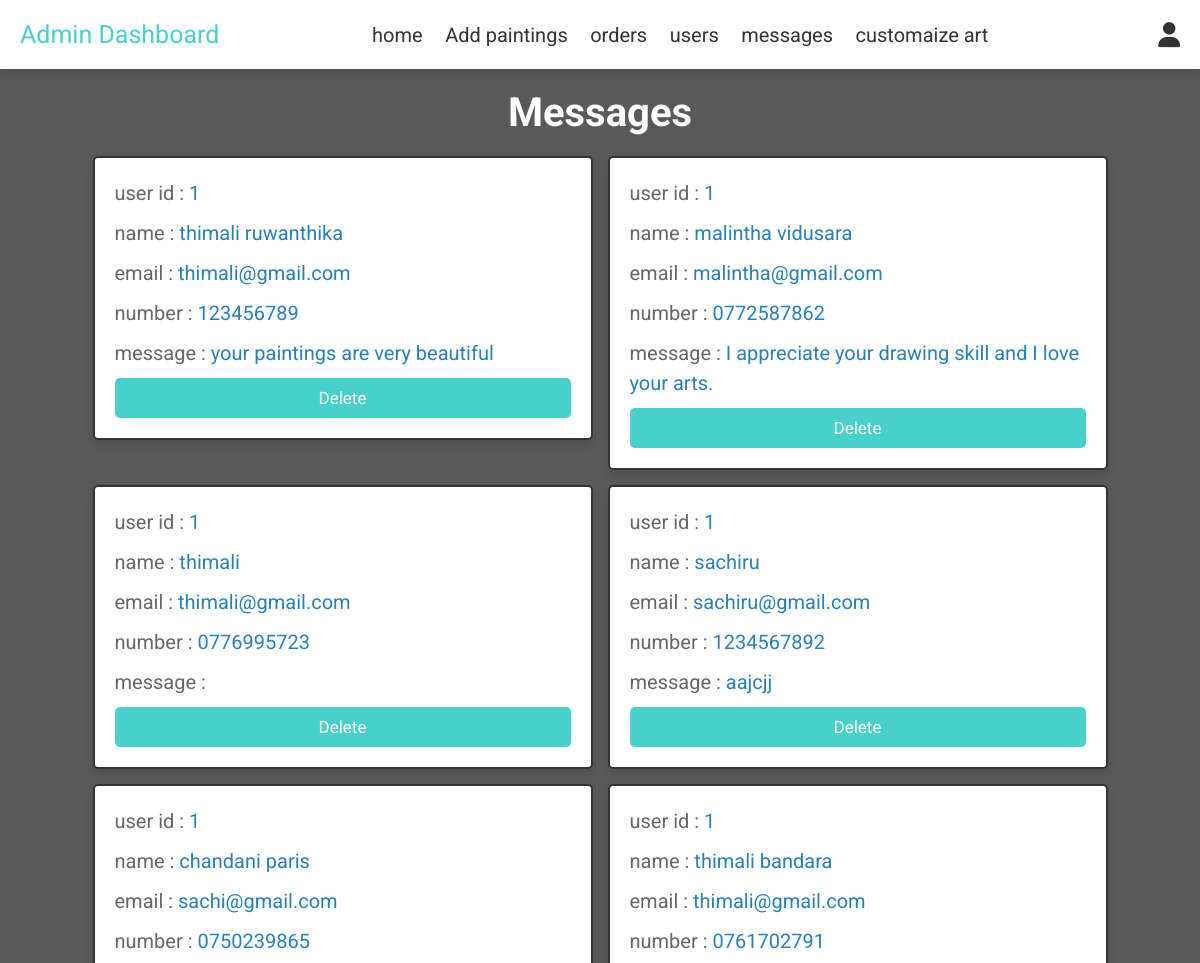
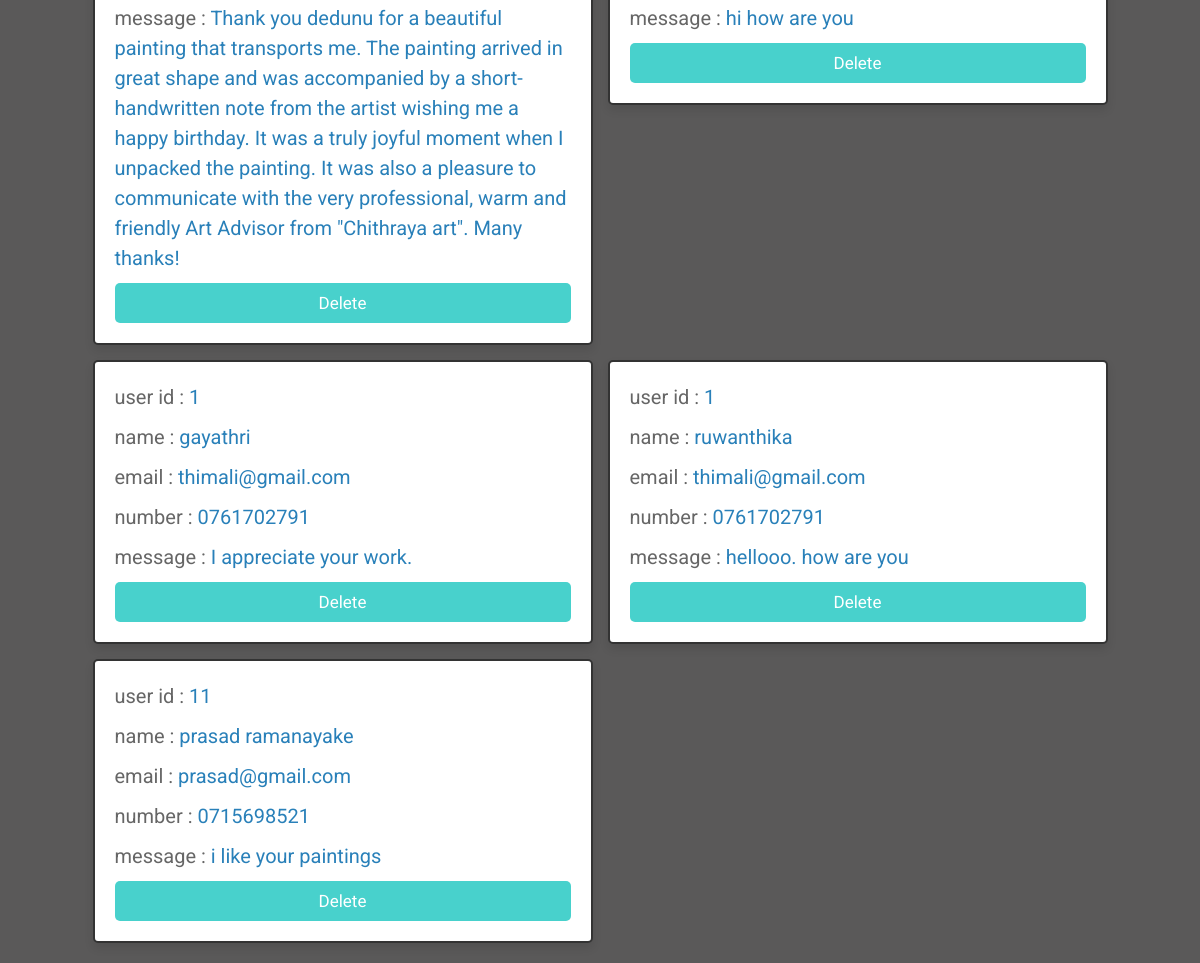
Page /admin/messages.php on the committed database (2 pictures, top to bottom).
### tables this page shows
CREATE TABLE IF NOT EXISTS `messages` (
  `id` int(100) NOT NULL AUTO_INCREMENT,
  `user_id` int(100) NOT NULL,
  `name` varchar(100) NOT NULL,
  `email` varchar(100) NOT NULL,
  `number` varchar(12) NOT NULL,
  `message` varchar(500) NOT NULL,
  PRIMARY KEY (`id`)
);

### admin/messages.php (the view, shortened to what this page needs)
<?php
include '../components/connect.php';
?>
<!DOCTYPE html>
<html lang="en">
<head>
   <link rel="stylesheet" href="https://cdnjs.cloudflare.com/ajax/libs/font-awesome/6.1.1/css/all.min.css">
   <link rel="stylesheet" href="../css/admin_styles.css">
</head>
<body>
<?php include '../components/admin_header.php'; ?>
<section class="contacts">
<h1 class="heading">Messages</h1>
<div class="box-container">
   <?php
      $select_messages = $conn->prepare("SELECT * FROM `messages`");
      $select_messages->execute();
      if($select_messages->rowCount() > 0){
         while($fetch_message = $select_messages->fetch(PDO::FETCH_ASSOC)){
   ?>
   <div class="box">
   <p> user id : <span><?= $fetch_message['user_id']; ?></span></p>
   <p> name : <span><?= $fetch_message['name']; ?></span></p>
   <p> email : <span><?= $fetch_message['email']; ?></span></p>
   <p> number : <span><?= $fetch_message['number']; ?></span></p>
   <p> message : <span><?= $fetch_message['message']; ?></span></p>
   <a href="messages.php??delete=<?= $fetch_message['id']; ?>" onclick="return confirm('delete this message?');" class="delete-btn">delete</a>
   </div>
   <?php
         }
      }else{
         echo '<p class="empty">you have no messages</p>';
      }
   ?>
</div>
</section>
</body>
</html>

### components/admin_header.php (shortened to what this page needs)
<header class="header">
   <section class="flex">
      <a href="../admin/dashboard.php" class="logo"><span>Admin Dashboard</span></a>
      <nav class="navbar">
         <a href="../admin/dashboard.php">home</a>
         <a href="../admin/products.php">Add paintings</a>
         <a href="../admin/placed_orders.php">orders</a>
         <a href="../admin/users_accounts.php">users</a>
         <a href="../admin/messages.php">messages</a>
         <a href="../admin/customaization.php">customaize art</a>
      </nav>
      <div class="icons">
         <div id="user-btn" class="fas fa-user"></div>
      </div>
   </section>
</header>

### css/admin_styles.css (style rules this page uses)
:root { --main-color:#2980b9; --blue: #48D1CC; --orange:#f39c12; --red:#e74c3c; --danger:#811011; --salmon:#FA8072; --dark-pink:#DF7373; --bisque1: #FFFFF0; --dark-red:#AA4A44; --brown:#B87333; --burlywood:#dac9b3; --wheat: #F5DEB3; --black:#333; --gray:#5a5959; --white:#fff; --light-color:#666; --light-bg:#eee; --border:.2rem solid var(--black); --box-shadow:0 .5rem 1rem rgba(0,0,0,.1); }
* { font-family: 'Roboto', sans-serif; margin:0; padding:0; box-sizing: border-box; outline: none; border:none; text-decoration: none; }
html { font-size: 62.5%; overflow-x: hidden; }
body { background-color: var(--gray); }
section { padding:2rem; max-width: 1200px; margin:0 auto; }
.heading { font-size: 4rem; color:var(--white); margin-bottom: 2rem; text-align: center; }
.btn, .delete-btn, .option-btn { display: block; width: 100%; margin-top: 1rem; border-radius: .5rem; padding:1rem 3rem; font-size: 1.7rem; text-transform: capitalize; color:var(--white); cursor: pointer; text-align: center; }
.delete-btn { background-color: var(--blue); }
.header { position: sticky; top:0; left:0; right:0; background-color: var(--white); box-shadow: var(--box-shadow); z-index: 1000; }
.header .flex { display: flex; align-items: center; justify-content: space-between; position: relative; }
.header .flex .logo { font-size: 2.5rem; color:var(--black); }
.header .flex .logo span { color:var(--blue); }
.header .flex .navbar a { margin:0 1rem; font-size: 2rem; color:var(--black); }
.header .flex .icons div { margin-left: 1.7rem; font-size: 2.5rem; cursor: pointer; color:var(--black); }
.contacts .box-container { display: grid; grid-template-columns: repeat(auto-fit, 50rem); gap:1.5rem; align-items: flex-start; justify-content: center; }
.contacts .box-container .box { padding:2rem; padding-top: 1rem; border-radius: .5rem; border:var(--border); background-color: var(--white); box-shadow: var(--box-shadow); }
.contacts .box-container .box p { line-height: 1.5; font-size: 2rem; color:var(--light-color); margin:1rem 0; }
.contacts .box-container .box p span { color:var(--main-color); }

### rows in the picture
messages: user "1", name "thimali ruwanthika", email "thimali@gmail.com", number "123456789", message "your paintings are very beautiful"
messages: user "1", name "malintha vidusara", email "malintha@gmail.com", number "0772587862", message "I appreciate your drawing skill and I love your arts."
messages: user "1", name "thimali", email "thimali@gmail.com", number "0776995723"
messages: user "1", name "sachiru", email "sachiru@gmail.com", number "1234567892", message "aajcjj"
messages: user "1", name "chandani paris", email "sachi@gmail.com", number "0750239865", message "Thank you dedunu for a beautiful painting that transports me. The painting arrived in great shape and was accompanied by a short-handwritten note from the artist wishing me a happy birthday. It was a truly joyful moment when I unpacked the painting. It was also a pleasure to communicate with the very professional, warm and friendly Art Advisor from \"Chithraya art\". Many thanks!"
messages: user "1", name "thimali bandara", email "thimali@gmail.com", number "0761702791", message "hi how are you"
messages: user "1", name "gayathri", email "thimali@gmail.com", number "0761702791", message "I appreciate your work."
messages: user "1", name "ruwanthika", email "thimali@gmail.com", number "0761702791", message "hellooo. how are you"
messages: user "11", name "prasad ramanayake", email "prasad@gmail.com", number "0715698521", message "i like your paintings"
